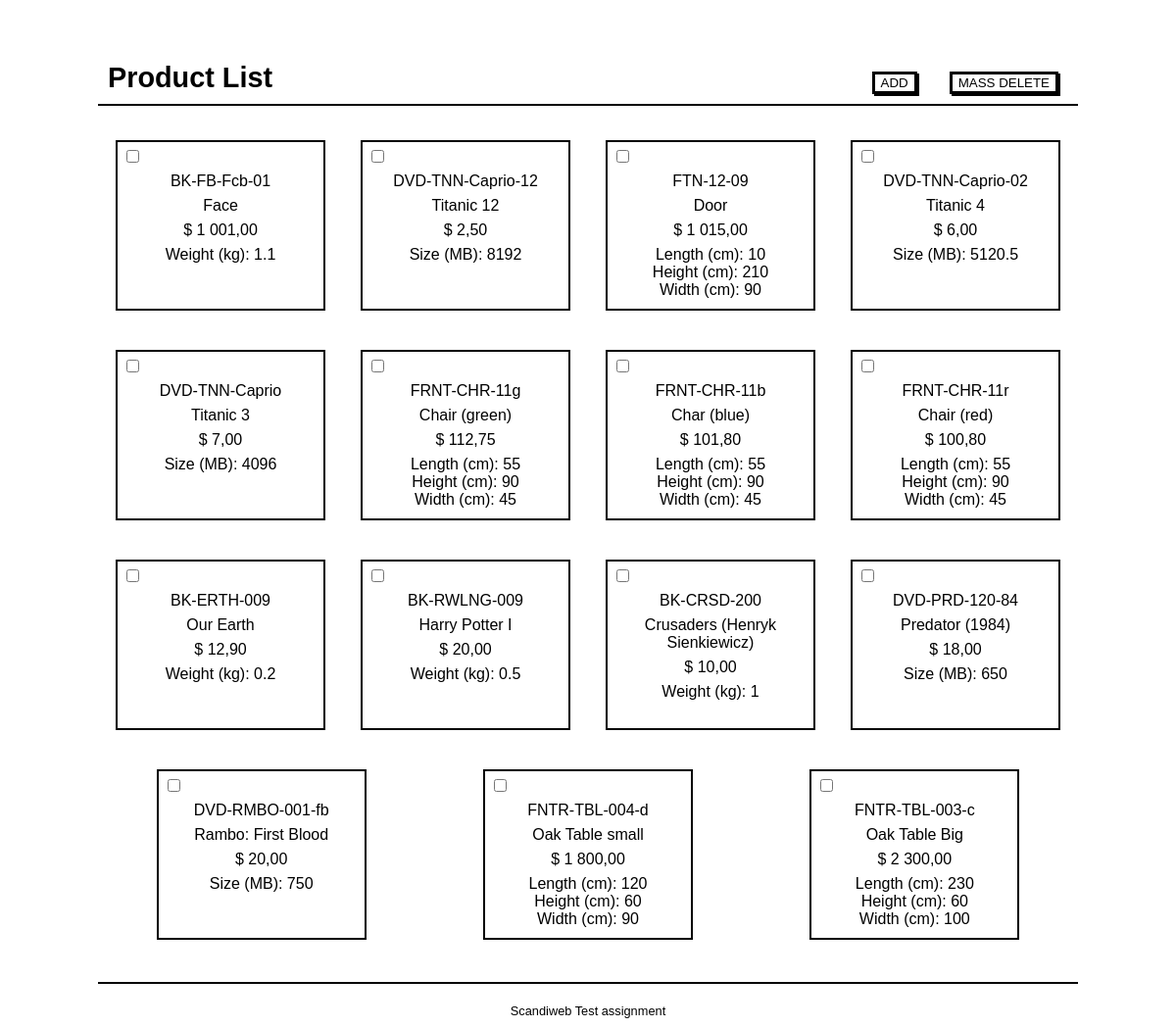
The page / on the database its author committed.
### tables this page shows
CREATE TABLE `product_property` (
  `id` int(11) NOT NULL,
  `product_id` int(11) NOT NULL,
  `property_id` int(11) NOT NULL,
  `value` float NOT NULL
);

CREATE TABLE `product` (
  `id` int(11) NOT NULL,
  `sku` varchar(255) NOT NULL,
  `name` varchar(255) NOT NULL,
  `price` float NOT NULL,
  `type` varchar(25) NOT NULL
);

CREATE TABLE `property` (
  `id` int(11) NOT NULL,
  `type` varchar(25) NOT NULL,
  `property` varchar(50) NOT NULL,
  `description` text NOT NULL,
  `label` varchar(30) NOT NULL
);

### pagefiles/PageDisplay.php (called while the page is built, shortened)
<?php
class PageDisplay
{
    private string $request;
    public function __construct($request, DB $db)
    {
        $this->db = $db;
        $requestString = explode("?", $request);
        $this->request = $requestString[0];
    }
    public function decideOnContent()
    {
        switch ($this->request) {
            default:
                $pageContent = (string) "ProductList";
                break;
        }
        require('views/' . $pageContent . '.view.php');
    }
}

### index.php (called while the page is built, shortened)
<?php
$db = new DB(DB_HOST, DB_NAME, DB_USER, DB_PASS);
$displayPage = new PageDisplay($_SERVER['HTTP_HOST'] . $_SERVER['REQUEST_URI'], $db);
$displayPage->decideOnContent();

### pagefiles/ProductList.php (called while the page is built, shortened)
<?php
class ProductList
{
    private DB $db;
    public function __construct(DB $db)
    {
        $this->db = $db;
    }
    private function getProducts(): array
    {
        $this->db->query("SELECT product.id prodId, product.sku, product.name, product.price, property.id, property.type, property.property, property.label, product_property.id, product_property.value FROM product_property INNER JOIN property ON product_property.property_id = property.id INNER JOIN product ON product_property.product_id = product.id ORDER BY product.id DESC
        ");
        return $this->db->resultSet();
    }
    public function listGroupedProducts(): array
    {
        $products = array();
        foreach ($this->getProducts() as $row) {
            if (!isset($products[$row['sku']])) {
                $product = new Product();
                $product->setProductName($row['name']);
                $product->setSku($row['sku']);
                $product->setPrice($row['price']);
                $product->setProductId($row['prodId']);
                $products[$row['sku']] = $product;
            }
            if (!empty($row['value'])) {
                $products[$row['sku']]->addProperty($row['value'], $row['label']);
            }
        }
        return $products;
    }
}

### pagefiles/DB.php (called while the page is built, shortened)
<?php
class DB
{
    private \PDO $dbh;
    private $stmt;
    public function __construct(string $host, string $name, string $user, string $pass)
    {
        $this->host = $host;
        $this->name = $name;
        $this->user = $user;
        $this->pass = $pass;
        $this->dbh = new \PDO("mysql:host=" . $this->host . ";dbname=" . $this->name, $this->user, $this->pass);
    }
    public function query(string $query): void
    {
        $this->stmt = $this->dbh->prepare($query);
    }
    public function execute(): void
    {
        $this->stmt->execute();
    }
    public function resultSet(): array
    {
        $this->execute();
        return $this->stmt->fetchAll(\PDO::FETCH_ASSOC);
    }
}

### pagefiles/Product.php (called while the page is built, shortened)
<?php
class Product
{
    private int $productId;
    private string $productName;
    private float $price;
    private array $properties;
    public function setProductId(int $productId): void
    {
        $this->productId = $productId;
    }
    public function getProductId(): int
    {
        return $this->productId;
    }
    public function setProductName(string $productName): void
    {
        $this->productName = $productName;
    }
    public function getProductName(): string
    {
        return $this->productName;
    }
    public function setPrice(float $price): void
    {
        $this->price = $price;
    }
    public function getPrice(): float
    {
        return $this->price;
    }
    public function getProperties(): array
    {
        return $this->properties;
    }
    public function addProperty(string $value, string $label): void
    {
        $this->properties[] = [
            'value' => $value,
            'label' => $label
        ];
    }
}

### pagefiles/views/ProductList.view.php (the view, shortened to what this page needs)
<?php
$products = new ProductList($this->db);
?>
<form method="POST" name="productAddForm" action="http://<?= PRODUCT_LIST_LANDING ?>">
    <div id="top">
        <div id="page_title">Product List</div>
        <div id="buttons">
            <button type="button" onclick="location.href='http://<?= PRODUCT_ADD_LANDING ?>';" />ADD</button>
            <button type="submit" id="delete-product-btn" name="mass_delete">MASS DELETE</button>
        </div>
    </div>
    <div id="middle" class="productList">
        <?php
        foreach ($products->listGroupedProducts() as $key => $val) {
            ?>
            <label>
                <div class="product_box">
                    <input type="checkbox" class="delete-checkbox" name="product_check[]"
                        value="<?= $val->getProductId(); ?>" />
                    <div>
                        <?= $key; ?>
                    </div>
                    <div>
                        <?= $val->getProductName(); ?>
                    </div>
                    <div>$ <?= number_format($val->getPrice(), 2, ',', ' '); ?></div>
                    <div>
                        <?php
                        foreach ($val->getProperties() as $propertyData) {
                            echo $propertyData['label'] . ': ' . $propertyData['value'] . '<br />';
                        }
                        echo '</div></div></label>';
        }
        ?>
                </div>
</form>

### pagefiles/styles/main.css (style rules this page uses)
#wrapper { max-width: 1000px; margin: 0 auto; padding: 50px; font-family: sans-serif; display: flex; flex: auto; flex-direction: column; max-height: 850px; }
#top { display: flex; justify-content: space-between; border: none; border-bottom: 2px solid black; padding: 0 20px 10px 10px; margin: 5px 0 25px 0; font-size: 1.8em; font-weight: bold; }
#buttons button { margin: 0 0 0 25px; border: 3px solid black; box-shadow: 2px 2px; background-color: white; }
#middle { height: 90%; width: 1000px; overflow-x: hidden; overflow-y: auto; padding-bottom: 60px; }
#middle.productList { display: flex; justify-content: space-around; flex-wrap: wrap; }
#bottom { border: none; border-top: 2px solid black; padding: 20px 0 10px 0; margin-top: 50px; display: flex; justify-content: center; font-size: 0.8em; background-color: white; position: fixed; bottom: 0px; width: 1000px; }
.product_box { width: 200px; height: 160px; border: 2px solid black; margin: 10px 10px 30px 10px; padding: 5px; }
.product_box div { margin: 0 auto; width: 80%; text-align: center; overflow: hidden; padding-top: 7px; }

### rows shown on the page
product_property: key "BK-FB-Fcb-01", product.name "Face", product.price "1 001,00", property.label "Weight (kg)", value "1.1"
product_property: key "DVD-TNN-Caprio-12", product.name "Titanic 12", product.price "2,50", property.label "Size (MB)", value "8192"
product_property: key "FTN-12-09", product.name "Door", product.price "1 015,00", property.label "Length (cm)", value "10", label "Width (cm)", value "90"
product_property: property.label "Height (cm)", value "210"
product_property: key "DVD-TNN-Caprio-02", product.name "Titanic 4", product.price "6,00", property.label "Size (MB)", value "5120.5"
product_property: key "DVD-TNN-Caprio", product.name "Titanic 3", product.price "7,00", property.label "Size (MB)", value "4096"
product_property: key "FRNT-CHR-11g", product.name "Chair (green)", product.price "112,75", label "Length (cm)", value "55", label "Height (cm)", value "90", label "Width (cm)", value "45"
product_property: key "FRNT-CHR-11b", product.name "Char (blue)", product.price "101,80", label "Length (cm)", value "55", label "Height (cm)", value "90", label "Width (cm)", value "45"
product_property: key "FRNT-CHR-11r", product.name "Chair (red)", product.price "100,80", label "Length (cm)", value "55", label "Height (cm)", value "90", label "Width (cm)", value "45"
product_property: key "BK-ERTH-009", product.name "Our Earth", product.price "12,90", property.label "Weight (kg)", value "0.2"
product_property: key "BK-RWLNG-009", product.name "Harry Potter I", product.price "20,00", property.label "Weight (kg)", value "0.5"
product_property: key "BK-CRSD-200", product.name "Crusaders (Henryk Sienkiewicz)", product.price "10,00", label "Weight (kg)", value "1"
product_property: key "DVD-PRD-120-84", product.name "Predator (1984)", product.price "18,00", property.label "Size (MB)", value "650"
product_property: key "DVD-RMBO-001-fb", product.name "Rambo: First Blood", product.price "20,00", property.label "Size (MB)", value "750"
product_property: key "FNTR-TBL-004-d", product.name "Oak Table small", product.price "1 800,00", property.label "Length (cm)", value "120", label "Height (cm)", value "60", label "Width (cm)", value "90"
product_property: key "FNTR-TBL-003-c", product.name "Oak Table Big", product.price "2 300,00", property.label "Length (cm)", value "230", label "Height (cm)", value "60"
product_property: property.label "Width (cm)", value "100"
